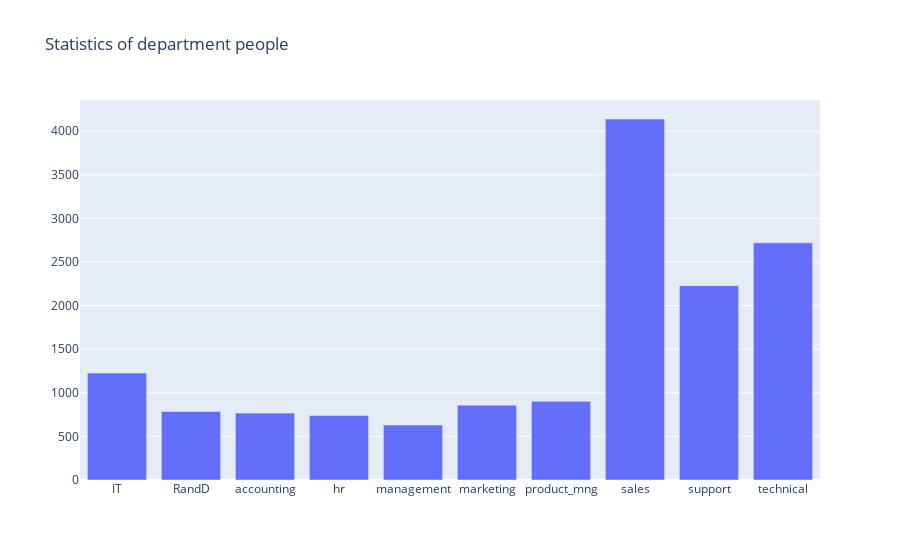

Notebook code cell kept with this figure:
### Code cell
trace0 = go.Bar(
    x=people_department.index,
    y=people_department.count_people,
    name='Sales'
)

  
data = [trace0]
layout = {'title': 'Statistics of department people'}

fig = go.Figure(data=data, layout=layout)

iplot(fig)

### Figure 1 — Plotly figure (JSON) as saved in the notebook; plotly's stock layout.template omitted (floating-point values rounded to 4 significant figures)
{"data": [{"name": "Sales", "type": "bar", "x": ["IT", "RandD", "accounting", "hr", "management", "marketing", "product_mng", "sales", "support", "technical"], "y": [1227, 787, 767, 739, 630, 858, 902, 4140, 2229, 2720]}], "layout": {"title": {"text": "Statistics of department people"}}}
